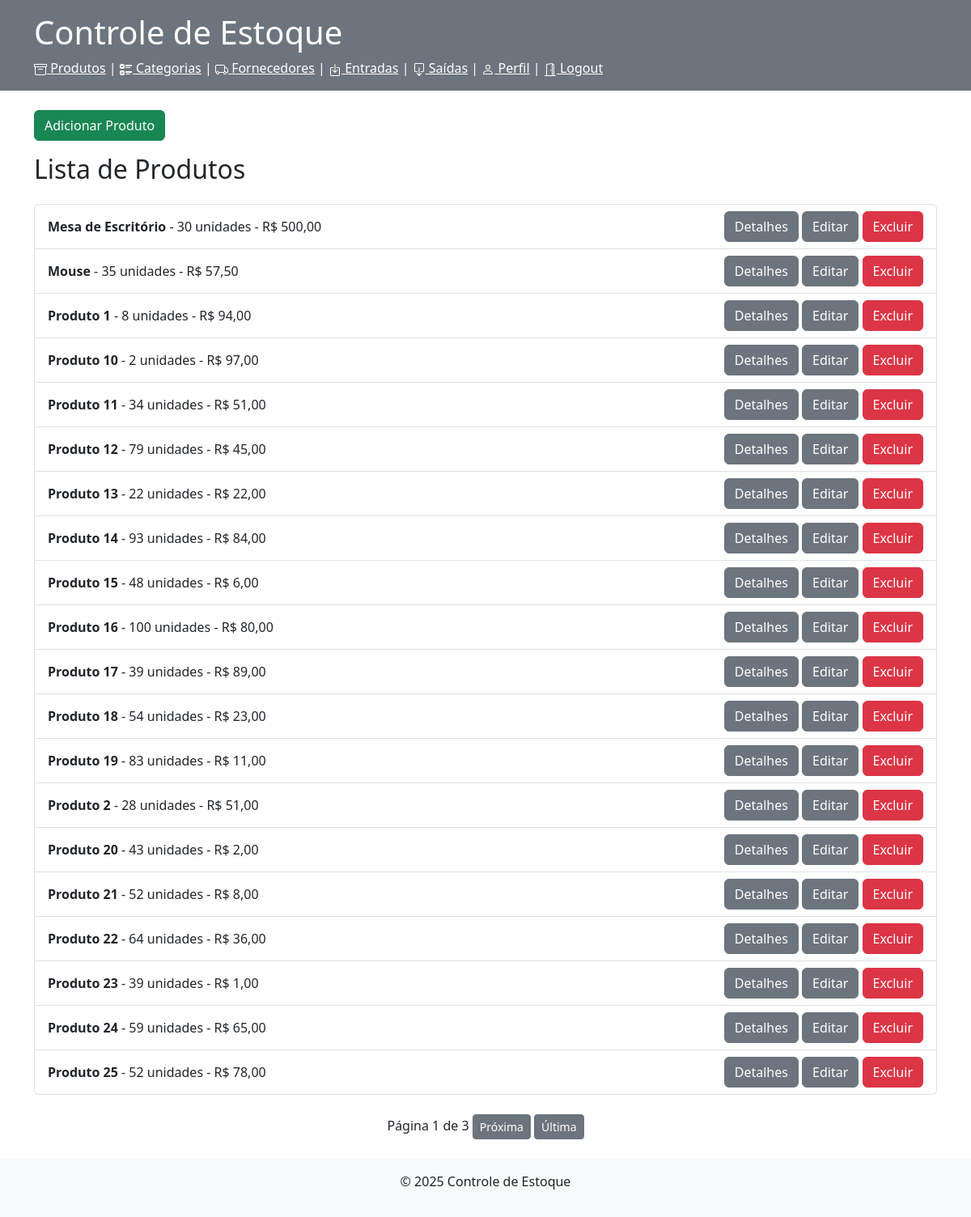
The page /produtos/ (signed in) on the database its author committed.
### produtos/models.py (models this page shows, shortened)
class Produto(models.Model):
    nome = models.CharField(max_length=100)
    quantidade = models.IntegerField(validators=[MinValueValidator(0)]) #quantidade minima 0
    preco = models.DecimalField(max_digits=10, decimal_places=2)
    descricao = models.CharField(max_length=500, blank=True)
    fornecedor = models.ForeignKey('Fornecedor', on_delete=models.CASCADE)
    categoria = models.ForeignKey('Categoria', on_delete=models.CASCADE)

### produtos/views.py (the view)
# urls.py: path('produtos/', listar_produtos, name='listar_produtos'),
@login_required
def listar_produtos(request):
    produtos = Produto.objects.all().order_by('nome')
    paginator = Paginator(produtos, 20)  # Exibe 20 produtos por página
    page_number = request.GET.get('page')  # Obtém o número da página atual a partir dos parâmetros da URL
    page_obj = paginator.get_page(page_number)  # Obtém os produtos para a página atual
    return render(request, 'listar_produtos.html', {'page_obj': page_obj})

### produtos/templates/listar_produtos.html (shortened to what this page needs)
{% extends 'base.html' %}
{% block content %}
    <a class="btn btn-success" href="{% url 'adicionar_produto' %}">Adicionar Produto</a>
    <h2 class="mb-4">Lista de Produtos</h2>
    <ul class="list-group">
        {% for produto in page_obj %}
            <li class="list-group-item d-flex justify-content-between align-items-center">
                <div>
                    <strong>{{ produto.nome }}</strong> - {{ produto.quantidade }} unidades - R$ {{ produto.preco }}
                </div>
                <div>
                    <a class="btn btn-secondary" href="{% url 'detalhes_produto' produto.pk %}">Detalhes</a>
                    <a class="btn btn-secondary" href="{% url 'atualizar_produto' produto.pk %}">Editar</a>
                    <a class="btn btn-danger" href="{% url 'excluir_produto' produto.pk %}" onclick="return confirm('Tem certeza que deseja excluir este produto?');">Excluir</a>
                </div>
            </li>
        {% endfor %}
    </ul>
    <div class="pagination align-items-center mt-4 d-flex justify-content-center">
        <span class="step-links text-center ">
            <span>Página {{ page_obj.number }} de {{ page_obj.paginator.num_pages }}</span>
            {% if page_obj.has_next %}
                <a class="btn btn-secondary btn-sm" href="?page={{ page_obj.next_page_number }}">Próxima</a>
                <a class="btn btn-secondary btn-sm" href="?page={{ page_obj.paginator.num_pages }}">Última</a>
            {% endif %}
        </span>
    </div>
{% endblock %}

### produtos/templates/base.html (shortened to what this page needs)
<!DOCTYPE html>
<html lang="pt-br">
    <head>
         {% load static %}
         <link href="{% static 'css/bootstrap.min.css' %}" rel="stylesheet">
    </head>
    <body>
        <header class="bg-secondary text-white p-3">
            <div class="container">
                <h1>Controle de Estoque</h1>
                <nav>
                    <a href="{% url 'listar_produtos' %}" class="text-white"> Produtos</a> |
                    <a href="{% url 'listar_categorias' %}" class="text-white"> Categorias</a> |
                    <a href="{% url 'listar_fornecedores' %}" class="text-white"> Fornecedores</a> |
                    <a href="{% url 'listar_entradas' %}" class="text-white"> Entradas</a> |
                    <a href="{% url 'listar_saidas' %}" class="text-white"> Saídas</a> |
                    <a href="{% url 'perfil_usuario'%}" class="text-white"> Perfil</a> |
                    <a href="{% url 'logout' %}" class="text-white"> Logout</a>
                </nav>
            </div>
        </header>
        <main class="container mt-4">
            {% block content %}{% endblock %}
        </main>
        <footer class="bg-light text-center p-3 mt-4">
            <p>&copy; 2025 Controle de Estoque</p>
        </footer>
    </body>
</html>

### rows shown on the page
Produto: nome "Mesa de Escritório", quantidade "30", preco "500,00"
Produto: nome "Mouse", quantidade "35", preco "57,50"
Produto: nome "Produto 1", quantidade "8", preco "94,00"
Produto: nome "Produto 10", quantidade "2", preco "97,00"
Produto: nome "Produto 11", quantidade "34", preco "51,00"
Produto: nome "Produto 12", quantidade "79", preco "45,00"
Produto: nome "Produto 13", quantidade "22", preco "22,00"
Produto: nome "Produto 14", quantidade "93", preco "84,00"
Produto: nome "Produto 15", quantidade "48", preco "6,00"
Produto: nome "Produto 16", quantidade "100", preco "80,00"
Produto: nome "Produto 17", quantidade "39", preco "89,00"
Produto: nome "Produto 18", quantidade "54", preco "23,00"
Produto: nome "Produto 19", quantidade "83", preco "11,00"
Produto: nome "Produto 2", quantidade "28", preco "51,00"
Produto: nome "Produto 20", quantidade "43", preco "2,00"
Produto: nome "Produto 21", quantidade "52", preco "8,00"
Produto: nome "Produto 22", quantidade "64", preco "36,00"
Produto: nome "Produto 23", quantidade "39", preco "1,00"
Produto: nome "Produto 24", quantidade "59", preco "65,00"
Produto: nome "Produto 25", quantidade "52", preco "78,00"

### other values the page prints
{{ page_obj.number }} "1"
{{ page_obj.paginator.num_pages }} "3"
